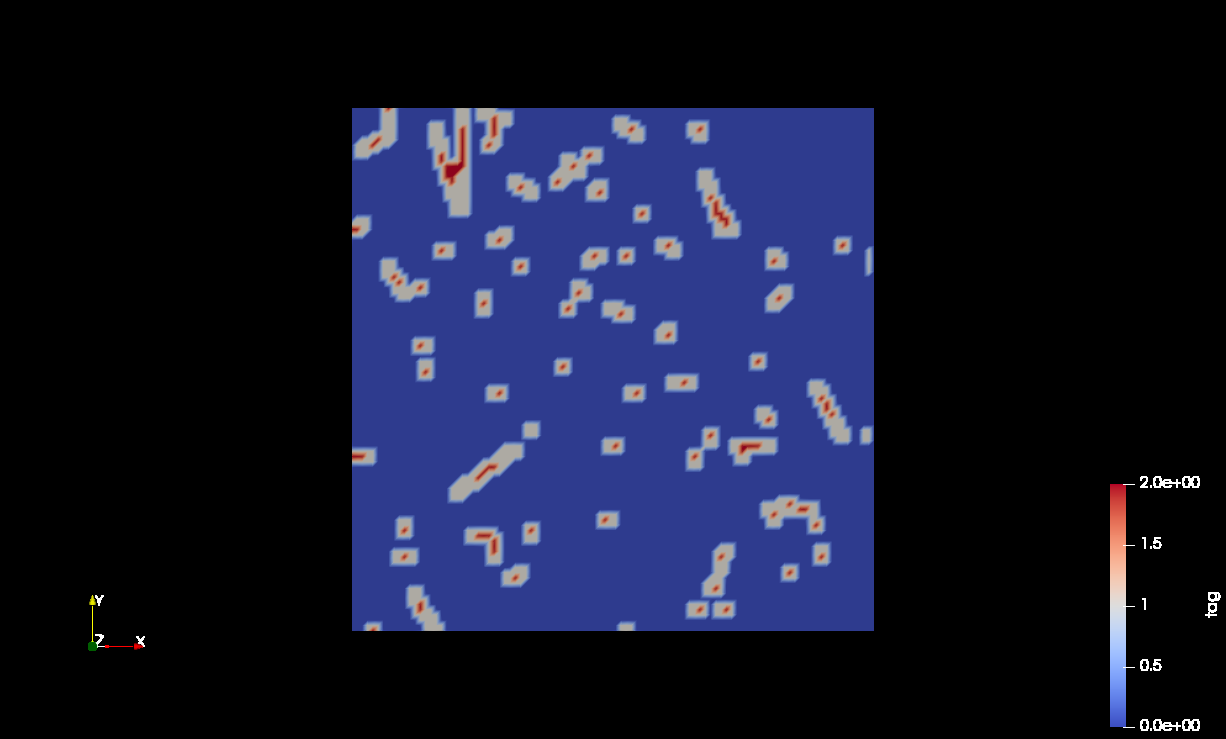
#> input picture simulations/pm_89_xy_05.png, 1226 x 739 px; its folder holds only this picture in this run
$ jupyter execute SimulationPorosity.ipynb
#> lines starting #> are read from the running program, lines starting #| are printed output that depends on the picture; after the words box and inside, x2 and y2 are one past the last pixel; in counts of white or black regions, pixels touching at a corner belong together
[cell 1]
# Libraries for numerical analysis, ploting and reading images
import numpy as np
import matplotlib.pyplot as plt
import matplotlib.ticker as mtick
import cv2
import os
from sklearn.cluster import k_means
from scipy.stats import sem

[cell 2]
def rgb2gray(rgb):
    return np.dot(rgb[...,:3], [0.2989, 0.5870, 0.1140])

[cell 3]
# We read images to a dictionary as grayscale
# All files stores as png in the input folder
images = {}
for file in os.listdir("simulations/"):
    name = file.split(".")[0]
    extension = file.split(".")[1]
    if extension == "png":
        image = cv2.imread("simulations/"+file, cv2.IMREAD_COLOR)[107:107+522,354:354+522]
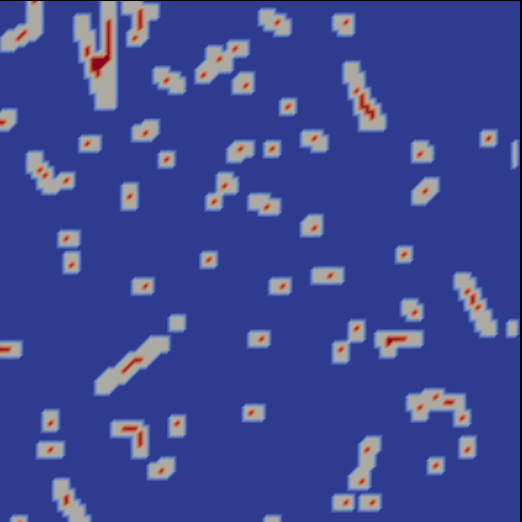
#> image: shape (522, 522, 3); mean B, G, R 144.6, 72.2, 61.3
        images[name]=-np.array(-rgb2gray(image)+255, dtype=np.uint8)
#> in rgb2gray, `return np.dot(rgb[...,:3], [0.2989, 0.5870, 0.1140])`:
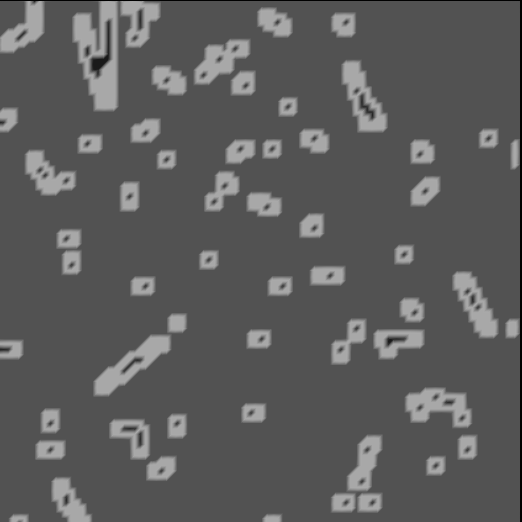
#> returned value: shape (522, 522) float64; min 0, max 169.3, mean 92.6

[cell 4]
def get_porosity(image, thresh=127, value = 255, kind=cv2.THRESH_BINARY):
    """This functions gets the porosity as defined as

        1 - occupied pixels [%] = free pixels [%]

        and returns them for a greyscale image"""
    t, binary = cv2.threshold(image, thresh, value, kind)
    occupied = (binary==value).sum()
    free = (binary!=value).sum()
    return free / (free+occupied)

[cell 5]
plt.imshow(images[name])
plt.show()
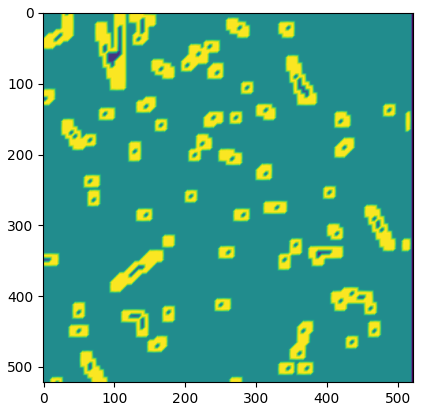
#> figure drawn by matplotlib, 1 panel

[cell 6]
p_bin = []
for key in images:
    p_bin.append(get_porosity(images[key], thresh=127,kind=cv2.THRESH_BINARY))
#> this loop made 1 pass
#> (key, t in get_porosity, occupied in get_porosity, free in get_porosity) on pass 1: ('pm_89_xy_05', 127, 34869, 237615)
#> pass 1, in get_porosity, `t, binary = cv2.threshold(image, thresh, value, kind)`:
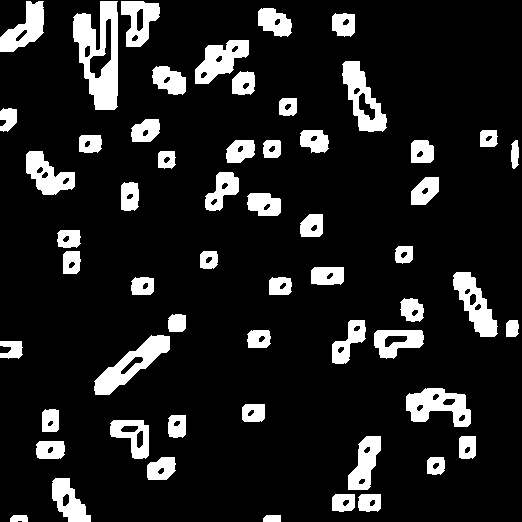
#> binary: shape (522, 522); 12.8% white; 57 white regions, largest, box (x1, y1, x2, y2) and area: (73, 1, 118, 110) 2893, (94, 335, 170, 395) 1657, (406, 388, 471, 427) 1509
#> after the loop, p_bin = [0.872]

[cell 7]
plt.hist(p_bin, label=r"$\overline{p}=$"+fr"{np.mean(p_bin):0.2f}$\pm${1.96*np.std(p_bin):0.2f}")
plt.legend()
plt.xlabel("Porosity of image")
plt.ylabel("Counts")
plt.tight_layout()
plt.savefig("porosity.png", dpi=300)
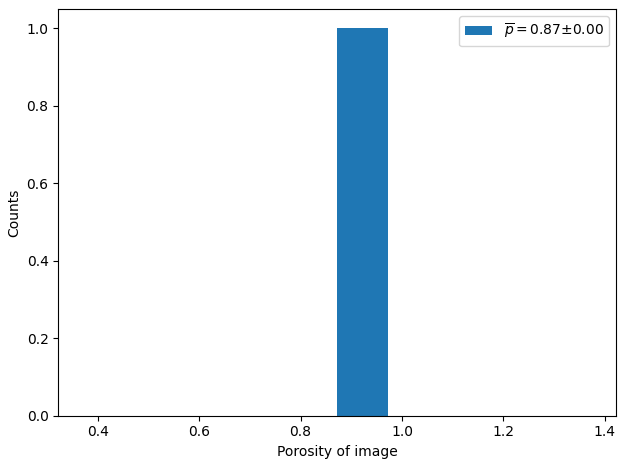
#> figure drawn by matplotlib, 1 panel; tallest bar 1 high, from x = 0.872 to 0.972
plt.show()

[cell 8]
yz_bin = []
xz_bin = []
xy_bin = []

for key in images:
    if 'yz' in key:
        yz_bin.append(get_porosity(images[key], thresh=127,kind=cv2.THRESH_BINARY))
    elif 'xz' in key:
        xz_bin.append(get_porosity(images[key], thresh=127,kind=cv2.THRESH_BINARY))
    elif 'xy' in key:
        xy_bin.append(get_porosity(images[key], thresh=127,kind=cv2.THRESH_BINARY))
#> after the loop, xy_bin = [0.872]; xz_bin = []; yz_bin = []

[cell 9]
bins = np.arange(0.85, 0.94,0.01)
plt.hist(xy_bin, bins=bins, label=r"$\overline{p}_{xy}=$"+fr"{np.mean(xy_bin):0.2f}$\pm${1.96*np.std(xy_bin):0.2f}", alpha=0.8)
plt.hist(yz_bin, bins=bins, label=r"$\overline{p}_{yz}=$"+fr"{np.mean(yz_bin):0.2f}$\pm${1.96*np.std(yz_bin):0.2f}", alpha=0.8)
plt.hist(xz_bin, bins=bins, label=r"$\overline{p}_{xz}=$"+fr"{np.mean(xz_bin):0.2f}$\pm${1.96*np.std(xz_bin):0.2f}", alpha=0.8)
plt.legend()
plt.xlabel("Porosity of image")
plt.ylabel("Counts")
plt.tight_layout()
plt.savefig("porosity_axis.png", dpi=300)
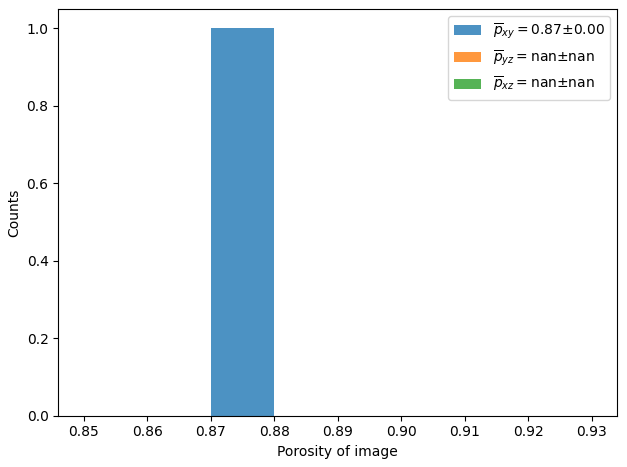
#> figure drawn by matplotlib, 1 panel; tallest bar 1 high, from x = 0.87 to 0.88
plt.show()
